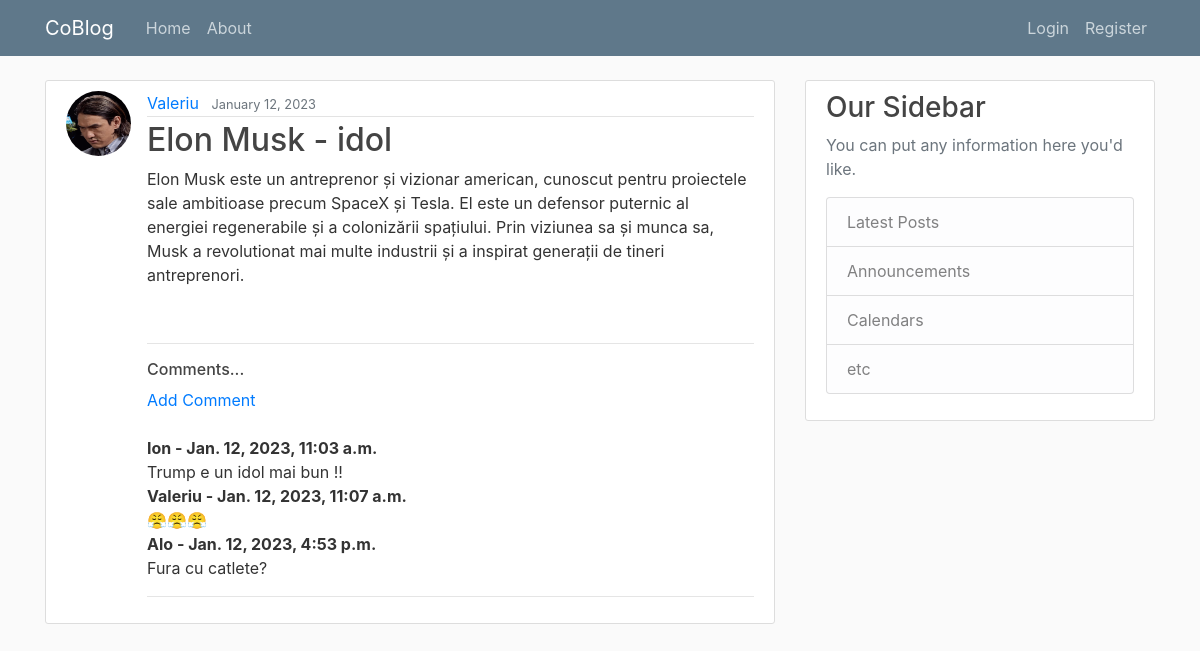
The page /post/13/ on the database its author committed.
### blog/models.py (models this page shows, shortened)
class Post(models.Model):
    title = models.CharField(max_length=100)
    content = models.TextField()
    date_posted = models.DateTimeField(default=timezone.now)
    author = models.ForeignKey(User, on_delete=models.CASCADE)
    likes = models.ManyToManyField(User, related_name='blog_posts')
    category = models.CharField(max_length=255, default='uncategorized')

class Comment(models.Model):
    post = models.ForeignKey(Post,related_name="comments", on_delete=models.CASCADE)
    name = models.CharField(max_length=255)
    body = models.TextField()
    date_added = models.DateTimeField(auto_now_add= True)

### users/models.py (models this page shows, shortened)
class Profile(models.Model):
    user = models.OneToOneField(User, on_delete=models.CASCADE)
    image = models.ImageField(default='default.jpg', upload_to='profile_pics')

### blog/views.py (the view)
# urls.py: path('post/<int:pk>/', PostDetailView.as_view(), name='post-detail'),
class PostDetailView(DetailView):
    model = Post

### blog/templates/blog/post_detail.html (shortened to what this page needs)
{% extends "blog/base.html" %}
{% block content %}
  <article class="media content-section">
    <img class="rounded-circle article-img" src="{{ object.author.profile.image.url }}">
    <div class="media-body">
      <div class="article-metadata">
        <a class="mr-2" href="#">{{ object.author }}</a>
        <small class="text-muted">{{ object.date_posted|date:"F d, Y" }}</small>
      </div>
      <h2 class="article-title">{{ object.title }}</h2>
      <p class="article-content">{{ object.content }}</p>
      <br>
            <hr>
          <h6>Comments...</h6>
          {% if not post.comments.all %}
            No Comments Yet... <a href="{% url 'add_comment' post.pk %}">
              Add One
          </a>
          {% else %}
              <a href="{% url 'add_comment' post.pk %}">Add Comment</a>
              <br><br>
            {% for comment in post.comments.all %}
              <strong>{{ comment.name }} -
              {{ comment.date_added }}
              </strong>
              <br>
              {{ comment.body }}
                <br>
            {% endfor %}
                              <hr>
          {% endif %}
    </div>
  </article>
{% endblock content %}

### blog/static/blog/main.css (style rules this page uses)
body { background: #fafafa; color: #333333; margin-top: 5rem; }
h1, h2, h3, h4, h5, h6 { color: #444444; }
.content-section { background: #ffffff; padding: 10px 20px; border: 1px solid #dddddd; border-radius: 3px; margin-bottom: 20px; }
.article-title { color: #444444; }
.article-content { white-space: pre-line; }
.article-img { height: 65px; width: 65px; margin-right: 16px; }
.article-metadata { padding-bottom: 1px; margin-bottom: 4px; border-bottom: 1px solid #e3e3e3 }

### rows shown on the page
Post: author.profile.image (picture), author "Valeriu", date_posted "January 12, 2023", title "Elon Musk - idol", content "Elon Musk este un antreprenor și vizionar american, cunoscut pentru proiectele sale ambitioase precum SpaceX și Tesla. El este un defensor puternic al energiei regenerabile și a colonizării spațiului. Prin viziunea sa și munca sa, Musk a revolutionat mai multe industrii și a inspirat generații de tineri antreprenori."
Comment: name "Ion", date_added "Jan. 12, 2023, 11:03 a.m.", body "Trump e un idol mai bun !!"
Comment: name "Valeriu", date_added "Jan. 12, 2023, 11:07 a.m.", body "😤😤😤"
Comment: name "Alo", date_added "Jan. 12, 2023, 4:53 p.m.", body "Fura cu catlete?"
